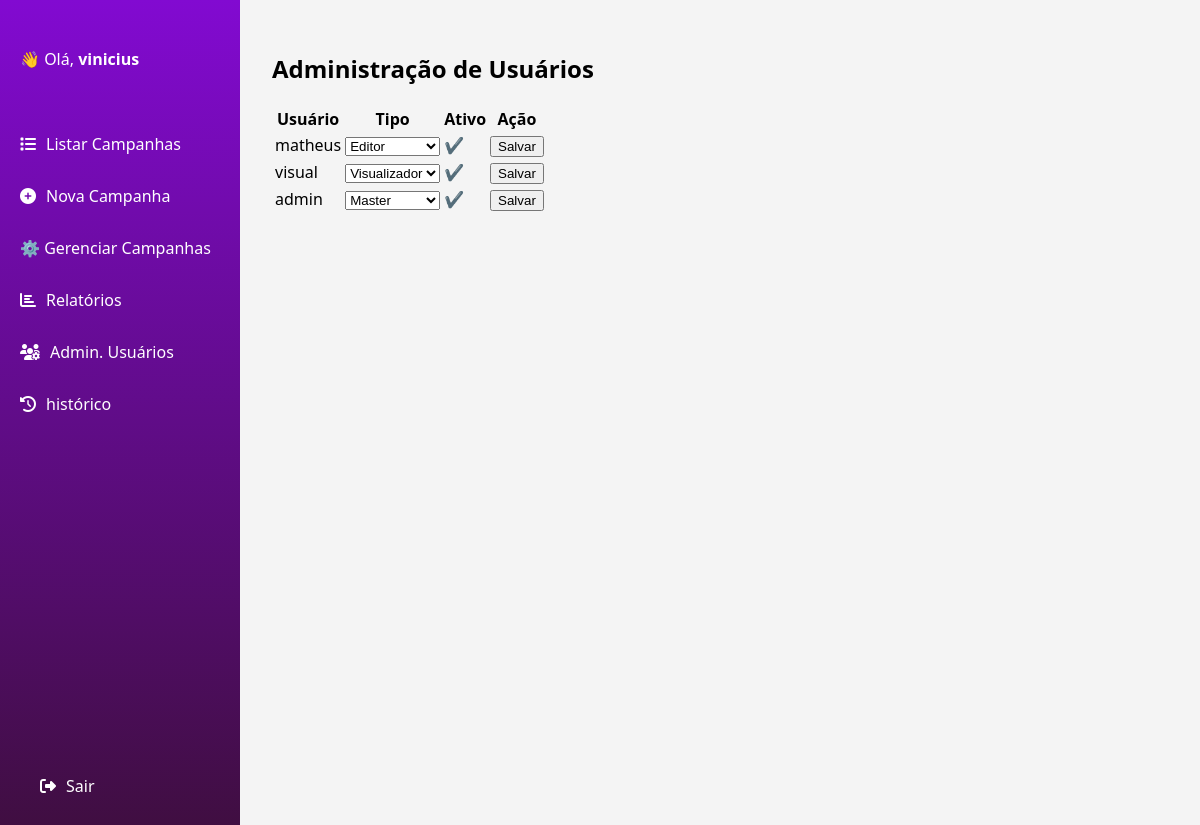
Before: /gerenciar/ (signed in) with the older database file.
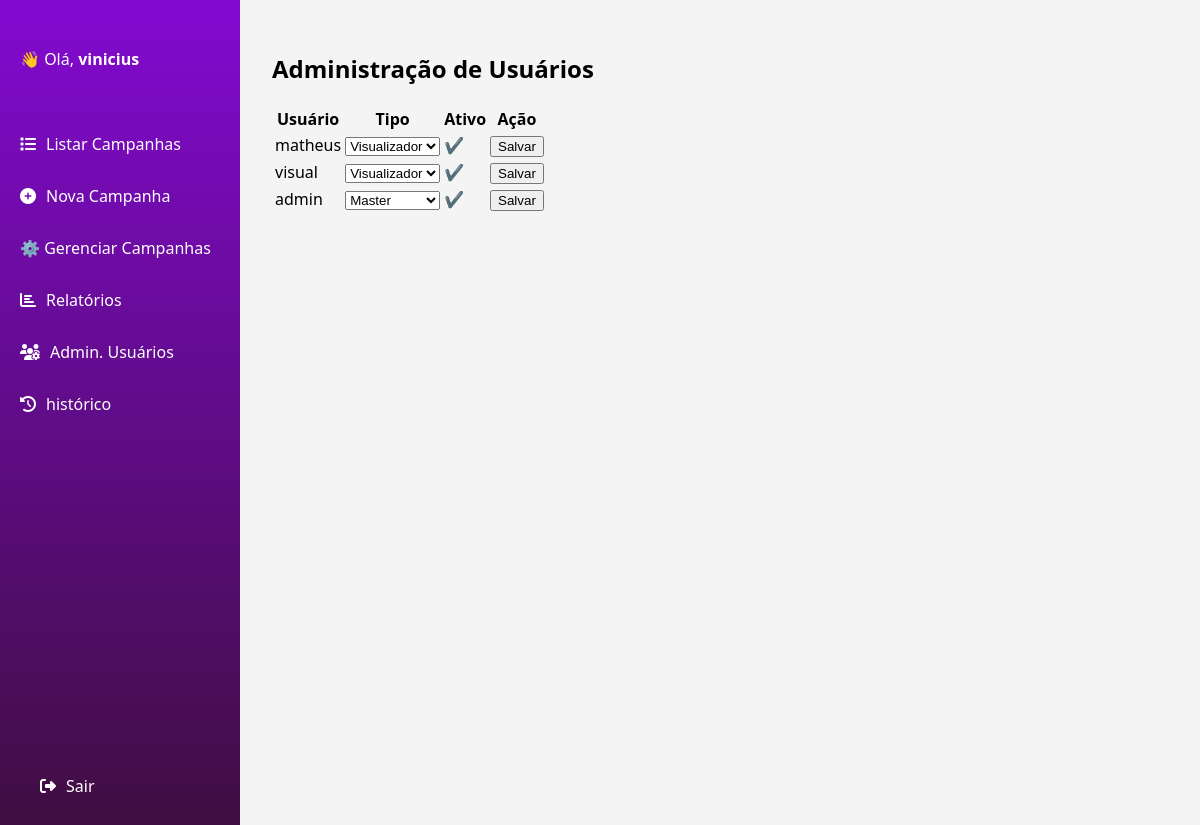
After: the same page with the newer database file.
### usuarios/models.py (models this page shows, shortened)
class Usuario(AbstractUser):
    TIPO_CHOICES = (
        ('master', 'Master'),
        ('editor', 'Editor'),
        ('visualizador', 'Visualizador'),
    )
    tipo = models.CharField(max_length=20, choices=TIPO_CHOICES, default='visualizador')

### usuarios/views.py (the view, shortened to what this page needs)
# urls.py: path('gerenciar/', admin_usuarios_view, name='admin_usuarios'),
@login_required(login_url='login')
@tipo_usuario_requerido('master')
def admin_usuarios_view(request):
    usuarios = Usuario.objects.exclude(id=request.user.id)
    return render(request, 'admin_usuarios.html', {'usuarios': usuarios})

### usuarios/templates/admin_usuarios.html (shortened to what this page needs)
{% extends 'base.html' %}
{% block content %}
<h2>Administração de Usuários</h2>
<table>
  <thead>
    <tr>
      <th>Usuário</th>
      <th>Tipo</th>
      <th>Ativo</th>
      <th>Ação</th>
    </tr>
  </thead>
  <tbody>
    {% for usuario in usuarios %}
      <tr>
        <td>{{ usuario.username }}</td>
        <td>
          <form method="post" onsubmit="event.preventDefault(); if(confirm('Deseja alterar o tipo do usuário?')) this.submit();">
            <select name="tipo">
              <option value="master" {% if usuario.tipo == 'master' %}selected{% endif %}>Master</option>
              <option value="editor" {% if usuario.tipo == 'editor' %}selected{% endif %}>Editor</option>
              <option value="visualizador" {% if usuario.tipo == 'visualizador' %}selected{% endif %}>Visualizador</option>
            </select>
        </td>
        <td>{{ usuario.is_active|yesno:"✔️,❌" }}</td>
        <td><button type="submit">Salvar</button></form></td>
      </tr>
    {% endfor %}
  </tbody>
</table>
{% endblock %}

Changed rows visible on the page:
changed Usuario "matheus": tipo "Editor" → "Visualizador"
